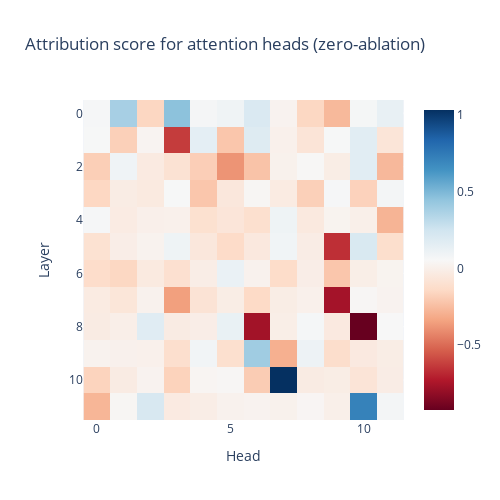

The cell this chart's notebook holds for it:
### Code cell
px.imshow(attribution_score, title="Attribution score for attention heads (zero-ablation)", labels={"x": "Head", "y": "Layer"}, width=500, height=500, color_continuous_scale="RdBu")

### Figure 1 — Plotly figure (JSON) as saved in the notebook; plotly's stock layout.template omitted (floating-point values rounded to 4 significant figures; data arrays with more than 128 entries replaced by an {"elided": "..."} marker saying what was removed)
{"data": [{"coloraxis": "coloraxis", "hovertemplate": "Head: %{x}<br>Layer: %{y}<br>color: %{z}<extra></extra>", "name": "0", "type": "heatmap", "xaxis": "x", "yaxis": "y", "z": {"elided": "12x12 float values"}}], "layout": {"coloraxis": {"colorscale": [[0, "rgb(103,0,31)"], [0.1, "rgb(178,24,43)"], [0.2, "rgb(214,96,77)"], [0.3, "rgb(244,165,130)"], [0.4, "rgb(253,219,199)"], [0.5, "rgb(247,247,247)"], [0.6, "rgb(209,229,240)"], [0.7, "rgb(146,197,222)"], [0.8, "rgb(67,147,195)"], [0.9, "rgb(33,102,172)"], [1, "rgb(5,48,97)"]]}, "height": 500, "title": {"text": "Attribution score for attention heads (zero-ablation)"}, "width": 500, "xaxis": {"anchor": "y", "constrain": "domain", "domain": [0, 1], "scaleanchor": "y", "title": {"text": "Head"}}, "yaxis": {"anchor": "x", "autorange": "reversed", "constrain": "domain", "domain": [0, 1], "title": {"text": "Layer"}}}}
